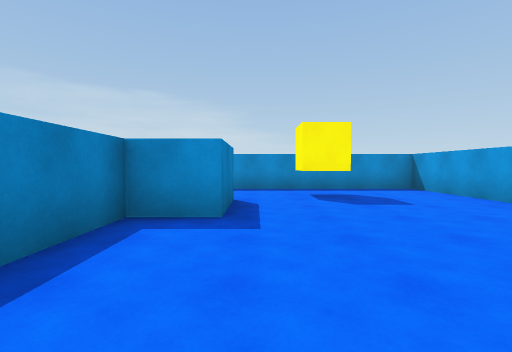
[1] (above)

21 first-person views from a walk through a scene from a Unity 3-D project. The camera is 1.3 m above the floor, tilts 2° down and sees 85° across. The floor is counted in squares, 2 m on a side. Each view is taken from the middle of a square. On the plan, view 1 faces up. The plan holds only what a view shows up to about 9 squares ahead; the rest is blank. The place goes on beyond the plan. The player is left out.

[2]
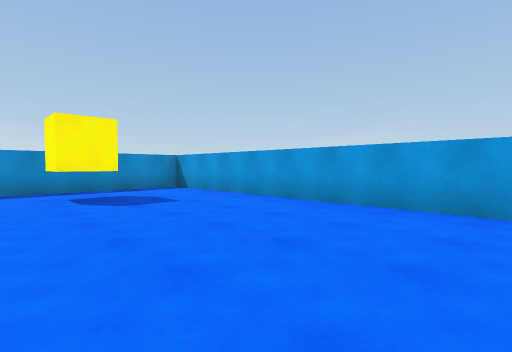

[3]
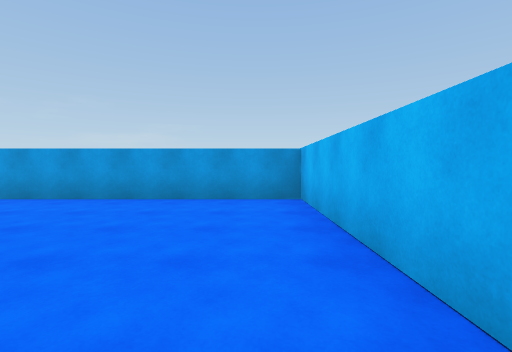

[4]
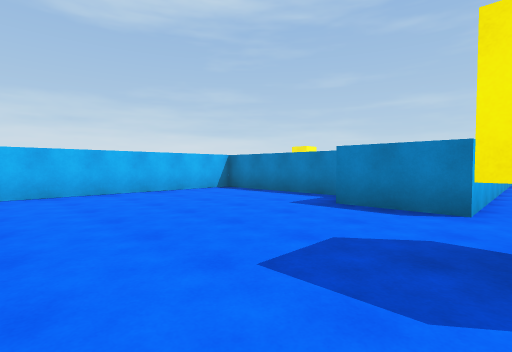

[5]
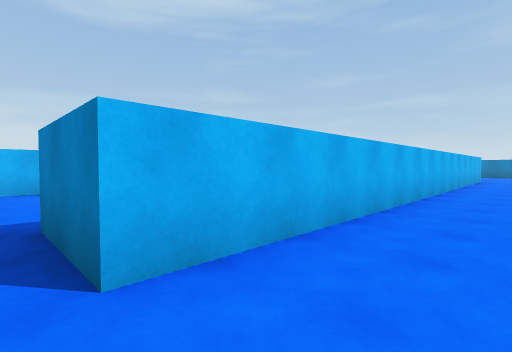

[6]
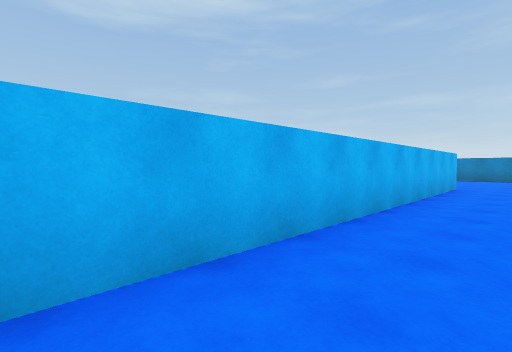

[7]
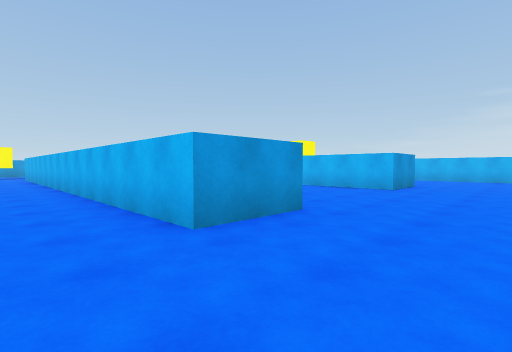

[8]
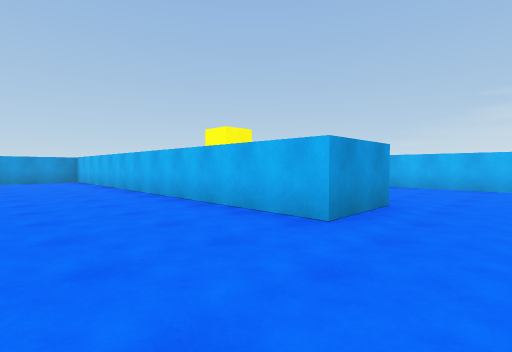

[9]
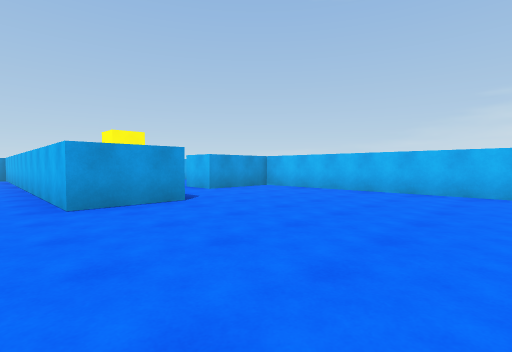

[10]
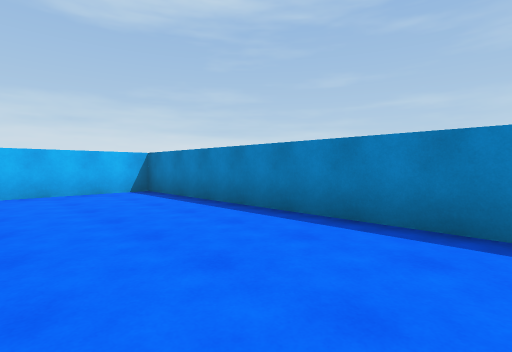

[11]
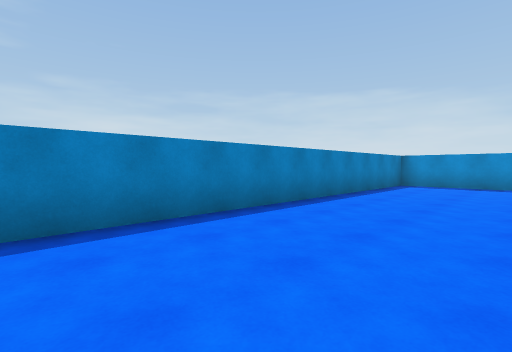

[12]
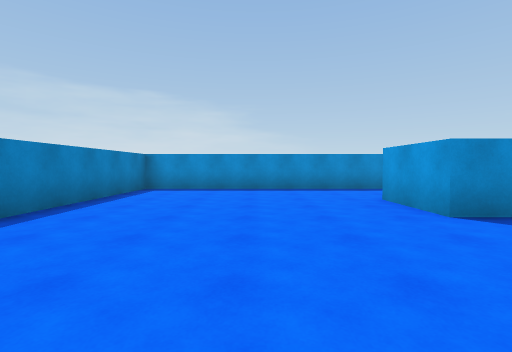

[13]
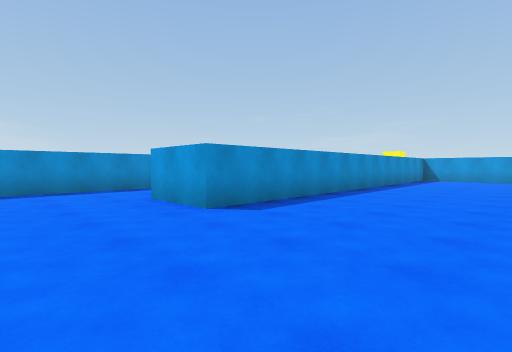

[14]
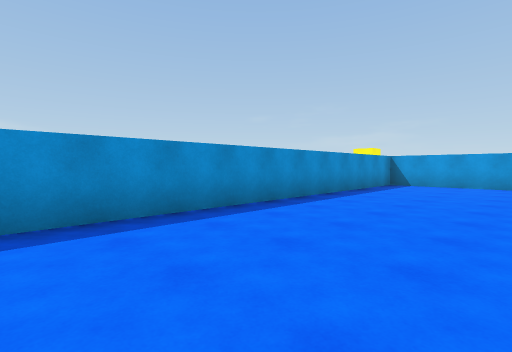

[15]
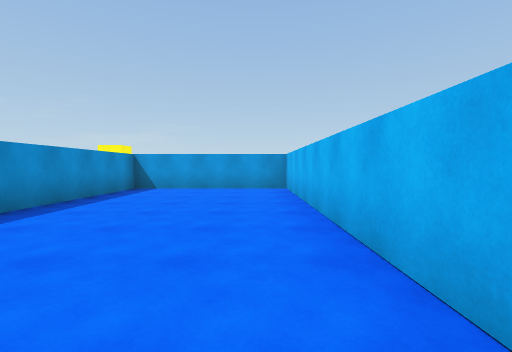

[16]
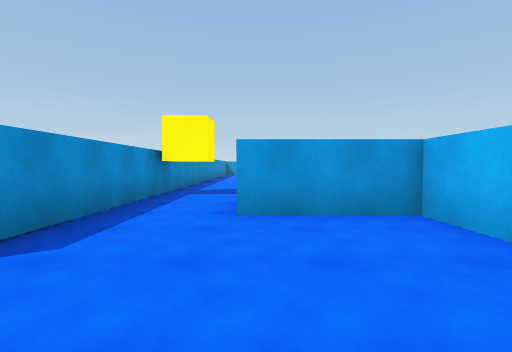

[17]
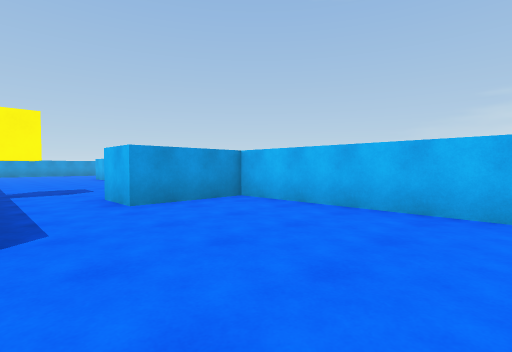

[18]
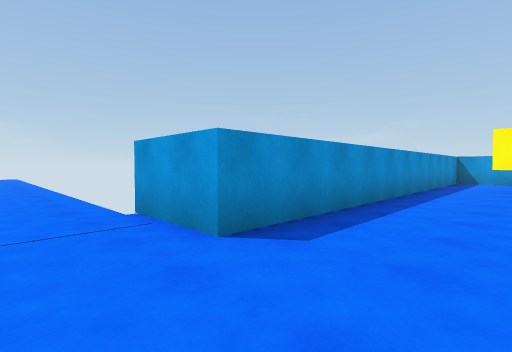

[19]
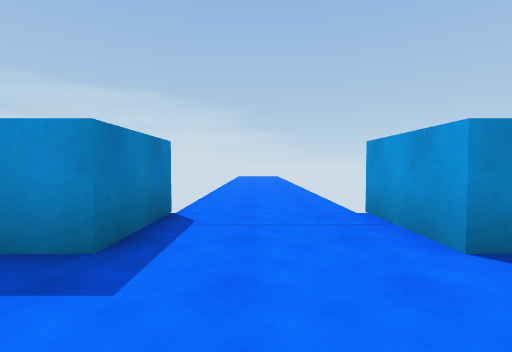

[20]
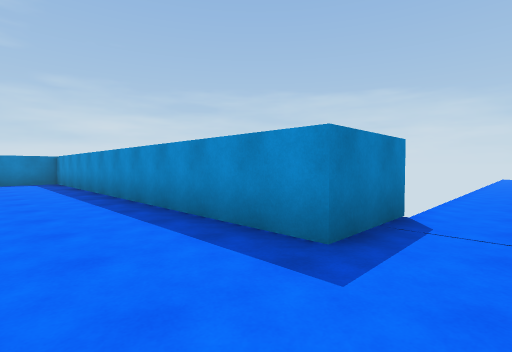

[21]
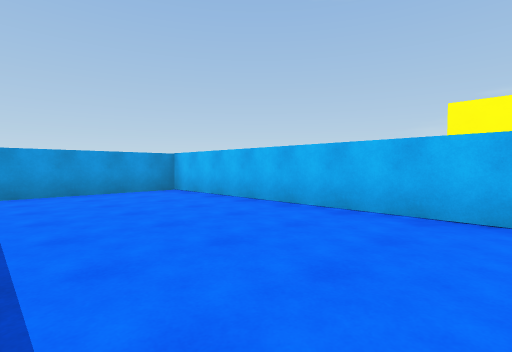

### Floor plan
Key: @ floor where view 1 was taken; # wall or solid block; . floor.
Columns run from 21 left of view 1 to 5 right of it. Each row starts with its distance up from view 1.
 10            #...#
  9            #...#
  8 ############...############
  7 #.........................#
  6 #.........................#
  5 #......##############.....#
  4 #......##############.....#
  3 #.................##......#
  2 #.................##......#
  1 #.................##......#
  0 #.................##.@....#
 -1 #......####################
 -2 #......########
 -3 #..............
 -4 #..............
 -5 #........##....
 -6 #........#
 -7 #........#
 -8 ##########

Positions as (right, up) in squares from view 1, and headings:
1: (0, 0), facing up
2: (0, 0), facing up-right
3: (-1, 0), facing right
4: (4, 6), facing down-left
5: (0, 7), facing down-left
6: (-5, 7), facing down-left
7: (-17, 7), facing down-right
8: (-16, 2), facing down-right
9: (-19, 0), facing down-right
10: (-17, 0), facing down-left
11: (-17, -2), facing up-left
12: (-17, 0), facing up
13: (-17, 0), facing up-right
14: (-13, 0), facing up-right
15: (-11, 0), facing right
16: (-16, -5), facing right
17: (-17, -3), facing down-right
18: (-8, 6), facing up-right
19: (-8, 6), facing up
20: (-8, 6), facing up-left
21: (-10, 3), facing down-right
